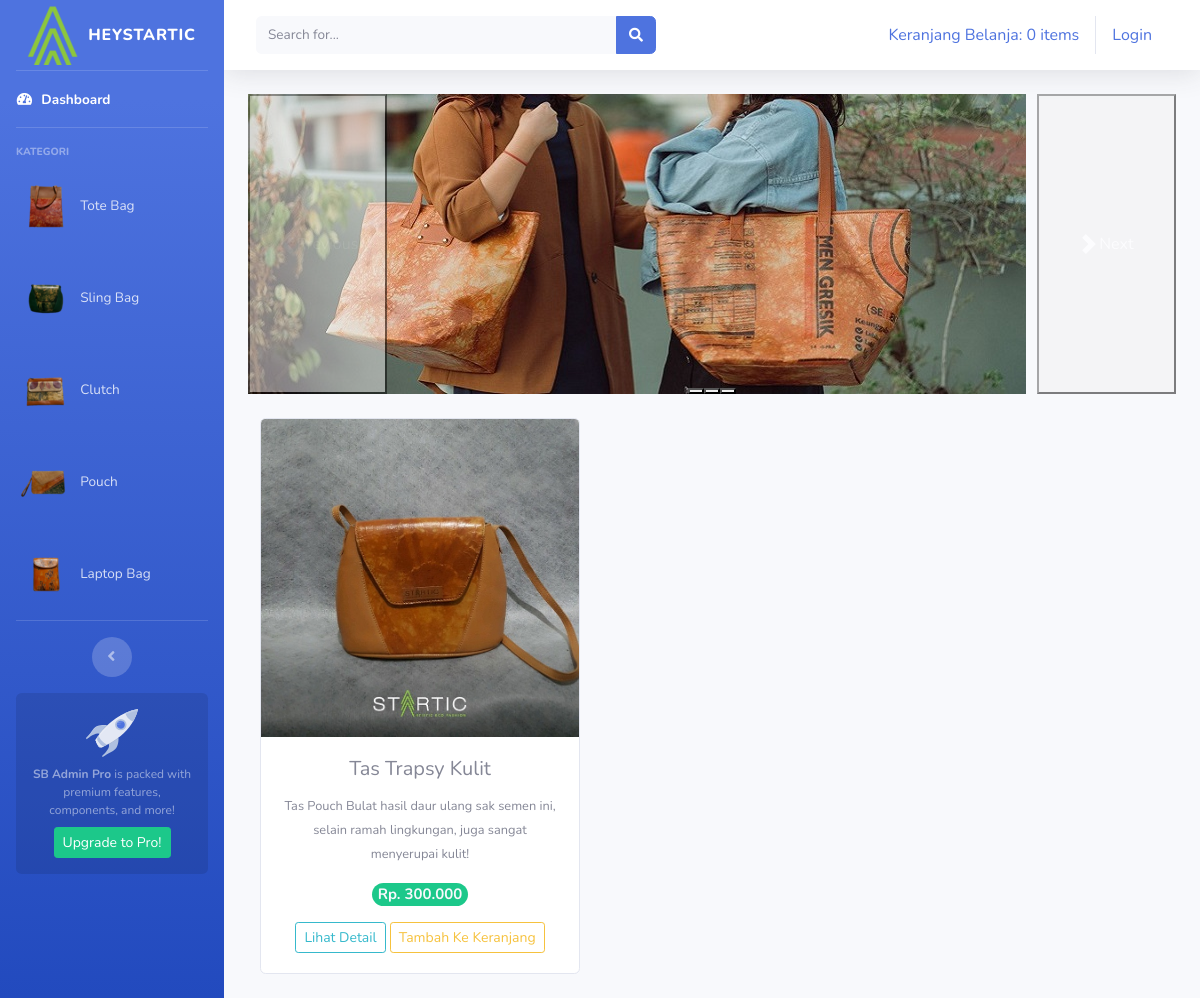
The app's page /index.php/kategori/slingbag with its own data.
### tables this page shows
CREATE TABLE `barang` (
  `id_produk` int(11) NOT NULL,
  `nama_brg` varchar(50) NOT NULL,
  `deskripsi` varchar(450) NOT NULL,
  `kategori` varchar(50) NOT NULL COMMENT '1=Totebag, 2=Slingbag, 3=Clutch, 4=Pouch, 5=Laptopbag',
  `harga` int(11) NOT NULL,
  `stok` int(4) NOT NULL,
  `gambar` varchar(100) NOT NULL
);

### application/controllers/kategori.php (called while the page is built, shortened)
<?php
class Kategori extends CI_Controller
{
    public function slingbag()
    {
        $data['slingbag'] = $this->model_kategori->data_slingbag()->result();
        $this->load->view('templates/header');
        $this->load->view('templates/sidebar');
        $this->load->view('slingbag', $data);
        $this->load->view('templates/footer');
    }
}

### index.php (called while the page is built, shortened)
<?php
require_once BASEPATH.'core/CodeIgniter.php';

### application/models/model_kategori.php (called while the page is built, shortened)
<?php
class Model_kategori extends CI_Model
{
    public function data_slingbag()
    {
        return $this->db->get_where("barang", array('kategori' => 'slingbag'));
    }
}

### application/views/slingbag.php (the view, shortened to what this page needs)
<div class="container-fluid">
    <div id="carouselExampleIndicators" class="carousel slide" data-bs-ride="carousel">
        <div class="carousel-indicators">
            <button type="button" data-bs-target="#carouselExampleIndicators" data-bs-slide-to="0" class="active" aria-current="true" aria-label="Slide 1"></button>
            <button type="button" data-bs-target="#carouselExampleIndicators" data-bs-slide-to="1" aria-label="Slide 2"></button>
            <button type="button" data-bs-target="#carouselExampleIndicators" data-bs-slide-to="2" aria-label="Slide 3"></button>
        </div>
        <div class="carousel-inner">
            <div class="carousel-item active">
                <img src="<?php echo base_url('assets/img/slider1.jpg') ?>" class="d-block w-40" alt="...">
            </div>
        </div>
        <button class="carousel-control-prev" type="button" data-bs-target="#carouselExampleIndicators" data-bs-slide="prev">
            <span class="carousel-control-prev-icon" aria-hidden="true"></span>
            <span class="visually-hidden">Previous</span>
        </button>
        <button class="carousel-control-next" type="button" data-bs-target="#carouselExampleIndicators" data-bs-slide="next">
            <span class="carousel-control-next-icon" aria-hidden="true"></span>
            <span class="visually-hidden">Next</span>
        </button>
    </div>
    <div class="row text-center mt-4">
        <?php foreach ($slingbag as $brg) : ?>
            <div class="card ml-4 mb-4" style="width: 20rem;">
                <img src="<?php echo base_url() . '/uploads/' . $brg->gambar ?>" class="card-img-top" alt="...">
                <div class="card-body">
                    <h5 class="card-title"><?php echo $brg->nama_brg ?></h5>
                    <small><?php echo $brg->deskripsi ?></small>
                    <p>
                    <h5><span class="badge rounded-pill bg-success text-light mb 3">Rp. <?php echo number_format($brg->harga, 0, ',', '.')  ?></span></h5>
                    </p>
                    <?php echo anchor('dashboard/detail/' . $brg->id_produk, '<div class="btn btn-sm btn-outline-info">Lihat Detail</div>') ?>
                    <?php echo anchor('dashboard/tambah_ke_keranjang/' . $brg->id_produk, '<div class="btn btn-sm btn-outline-warning">Tambah Ke Keranjang</div>') ?>
                </div>
            </div>
        <?php endforeach ?>
    </div>
</div>

### records on screen
barang: gambar (picture), nama_brg "Tas Trapsy Kulit", deskripsi "Tas Pouch Bulat hasil daur ulang sak semen ini, selain ramah lingkungan, juga sangat menyerupai kulit!", harga "300.000", id_produk "Lihat Detail", id_produk "Tambah Ke Keranjang"

### other values on screen
anchor('dashboard/detail_keranjang', $keranjang) "Keranjang Belanja: 0 items"
anchor('auth/login', 'Login') "Login"
